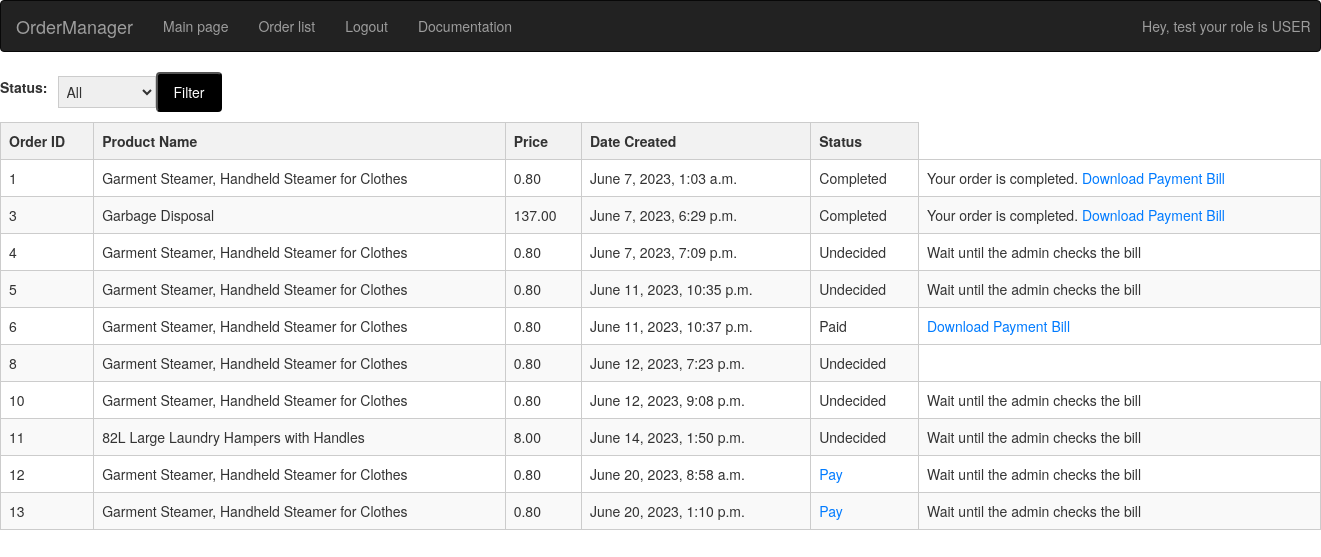
Screenshot of /orders/ (signed in) with the database file from the repository.
### users/models.py (models this page shows, shortened)
class User(AbstractUser):
    class Role(models.TextChoices):
        USER = "USER", "user"
        CASHIER = "CASHIER", "cashier"
        CONSULTANT = "CONSULTANT", "consultant"
        BOOKER = "BOOKER", "booker"
    base_role = Role.USER
    role = models.CharField(max_length=50, choices=Role.choices, blank=True, null=True)

### market/models.py (models this page shows, shortened)
class OrderItem(models.Model):
    STATUS_CHOICES = (
        ("Undecided", "UNDECIDED"),
        ("Paid", "PAID"),
        ("Completed", "COMPLETED"),
    )
    product = models.ForeignKey(Product, on_delete=models.CASCADE, related_name='order_item')
    price = models.DecimalField(max_digits=10, decimal_places=2, blank=True, null=True)
    address = models.CharField(max_length=250, default="")
    postal_code = models.CharField(max_length=20, default="")
    city = models.CharField(max_length=100, default="")
    created = models.DateTimeField(
        auto_now_add=False, blank=True, null=True, default=timezone.now
    )
    updated = models.DateTimeField(
        auto_now_add=False, blank=True, null=True, default=timezone.now
    )
    customer = models.ForeignKey(User, null=True, blank=True, on_delete=models.CASCADE)
    file = models.FileField(default="", null=True, blank=True)
    is_paid = models.BooleanField(default=False, null=True, blank=True)
    status = models.CharField(
        max_length=10, choices=STATUS_CHOICES, default="Undecided"
    )

class Product(models.Model):
    name = models.CharField(max_length=150, blank=True, null=True)
    price = models.DecimalField(max_digits=10, decimal_places=2, blank=True, null=True)
    discounted_price = models.DecimalField(
        default=None, max_digits=10, decimal_places=2, blank=True, null=True
    )
    created = models.DateTimeField(
        auto_now_add=False, blank=True, null=True, default=timezone.now
    )
    def __str__(self):
        return self.name

### market/views.py (the view)
# urls.py: path("orders/", views.GetOrdersView.as_view(), name="showorders"),
class GetOrdersView(LoginRequiredMixin, View):
    def get(self, request):
        data = OrderItem.objects.all()
        orders = filter_orders(request, data)
        context = {"orders": orders}
        return render(request, "market/order_list.html", context)

### market/utils.py (called while the page is built)
def filter_orders(request, queryset):
    from_date = request.GET.get("from")
    to_date = request.GET.get("to")
    status = request.GET.get("status")
    if from_date and to_date:
        queryset = queryset.filter(created__range=[from_date, to_date])
    if status:
        queryset = queryset.filter(status=status)
    user_role = request.user.role
    q = Q()
    if user_role == "CASHIER":
        q |= Q(status__in=["Undecided", "Paid"])
    elif user_role == "CONSULTANT":
        q |= Q(status__in=["Paid", "Completed"])
    elif user_role == "USER":
        q |= Q(customer=request.user)
    orders = queryset.filter(q)
    orders = orders.order_by("created", "status")
    return orders

### market/templates/market/order_list.html (shortened to what this page needs)
{% extends "main.html" %}
{% block content %}
<section>
  {% if orders %}
  <form method="GET" action="" class="filter-form">
    <label for="status">Status:</label>
    <select id="status" name="status">
      <option value="">All</option>
    </select>
    <button type="submit" class="buy-button">Filter</button>
  </form>
  <table class="order-table">
    <thead>
      <tr>
        <th>Order ID</th>
        <th>Product Name</th>
        <th>Price</th>
        <th>Date Created</th>
        <th>Status</th>
      </tr>
    </thead>
    <tbody>
      {% for order in orders %}
      <tr>
        <td>{{ order.id }}</td>
        <td>{{ order.product }}</td>
        <td>{{ order.price }}</td>
        <td>{{ order.created }}</td>
        {% if not order.is_paid %}
          {% if request.user == order.customer %}
            <td><a href="{% url 'checkout' pk=order.id %}">Pay</a></td>
          {% endif %}
        {% else %}
          <td><p>{{ order.status }}</p></td>
        {% endif %}
        {% if order.file %}
          {% if order.status == 'Paid' and request.user.role == 'USER' %}
            <td><a href="{% url 'view_html' pk=order.id %}">Download Payment Bill</a></td>
          {% elif order.status == 'Completed' and request.user.role == 'USER' %}
            <td>
              <p>Your order is completed. <a href="{% url 'view_html' pk=order.id %}">Download Payment Bill</a></p>
            </td>
          {% endif %}
        {% elif request.user.role == 'USER' %}
          <td>Wait until the admin checks the bill</td>
        {% endif %}
      </tr>
      {% endfor %}
    </tbody>
  </table>
  {% else %}
  <h1>There are no orders.</h1>
  {% endif %}
</section>
{% endblock %}

### templates/havbar.html (shortened to what this page needs)
{% load static %}
<!DOCTYPE html>
<html lang="en">
<head>
  <link rel="stylesheet" href="https://maxcdn.bootstrapcdn.com/bootstrap/3.4.1/css/bootstrap.min.css">
  <link rel="stylesheet" href="{% static 'styles/main.css'%}">
</head>
{% block content %}
<body>
<nav class="navbar navbar-inverse">
  <div class="container-fluid">
    <div class="navbar-header">
      <a class="navbar-brand" href="{% url 'main' %}">OrderManager</a>
    </div>
    <ul class="nav navbar-nav">
      <li><a href="{% url 'main' %}">Main page</a></li>
      <li><a href="{% url 'showorders' %}">Order list</a></li>
      {% if request.user.is_authenticated %}
      <li><a href="{% url 'logout' %}">Logout</a></li>
      {% else %}
      <li><a href="{% url 'login' %}">Login/Sign Up</a></li>
      {% endif %}
      <li><a href="{% url 'docs' %}">Documentation</a></li>
      {% if request.user.is_authenticated %}
      <p class="navbar-text navbar-left-text">Hey, {{ request.user }} your role is {{ request.user.role }}</p>
      {% endif %}
    </ul>
  </div>
</nav>
</body>
{% endblock %}
</html>

### static/styles/main.css (style rules this page uses)
.filter-form { display: flex; align-items: center; margin-bottom: 10px; }
.filter-form label { margin-right: 10px; }
.filter-form select, .filter-form input[type="date"] { padding: 4px; border: 1px solid #ccc; }
.order-table { width: 100%; border-collapse: collapse; }
.order-table th, .order-table td { border: 1px solid #ccc; padding: 8px; }
.order-table th { background-color: #f2f2f2; font-weight: bold; }
.order-table tbody tr:nth-child(even) { background-color: #f9f9f9; }
.order-table a { text-decoration: none; color: #007bff; }
.order-table p { margin: 0; }
.buy-button { display: inline-block; padding: 8px 16px; background-color: #000000; color: #fff; text-decoration: none; border-radius: 4px; }
label { display: block; font-weight: bold; margin-bottom: 10px; }
.navbar-left-text { position: relative; top: 0; left: 600px; margin: 15px; }

### rows the page displays
User: user "test", user.role "USER"
OrderItem: id "1", product "Garment Steamer, Handheld Steamer for Clothes", price "0.80", created "June 7, 2023, 1:03 a.m.", status "Completed", shows "Your order is completed."
OrderItem: id "3", product "Garbage Disposal", price "137.00", created "June 7, 2023, 6:29 p.m.", status "Completed", shows "Your order is completed."
OrderItem: id "4", product "Garment Steamer, Handheld Steamer for Clothes", price "0.80", created "June 7, 2023, 7:09 p.m.", status "Undecided", file "Wait until the admin checks the bill"
OrderItem: id "5", product "Garment Steamer, Handheld Steamer for Clothes", price "0.80", created "June 11, 2023, 10:35 p.m.", status "Undecided", file "Wait until the admin checks the bill"
OrderItem: id "6", product "Garment Steamer, Handheld Steamer for Clothes", price "0.80", created "June 11, 2023, 10:37 p.m.", status "Paid", shows "Download Payment Bill"
OrderItem: id "8", product "Garment Steamer, Handheld Steamer for Clothes", price "0.80", created "June 12, 2023, 7:23 p.m.", status "Undecided"
OrderItem: id "10", product "Garment Steamer, Handheld Steamer for Clothes", price "0.80", created "June 12, 2023, 9:08 p.m.", status "Undecided", file "Wait until the admin checks the bill"
OrderItem: id "11", product "82L Large Laundry Hampers with Handles", price "8.00", created "June 14, 2023, 1:50 p.m.", status "Undecided", file "Wait until the admin checks the bill"
OrderItem: id "12", product "Garment Steamer, Handheld Steamer for Clothes", price "0.80", created "June 20, 2023, 8:58 a.m.", is_paid "Pay", file "Wait until the admin checks the bill"
OrderItem: id "13", product "Garment Steamer, Handheld Steamer for Clothes", price "0.80", created "June 20, 2023, 1:10 p.m.", is_paid "Pay", file "Wait until the admin checks the bill"
